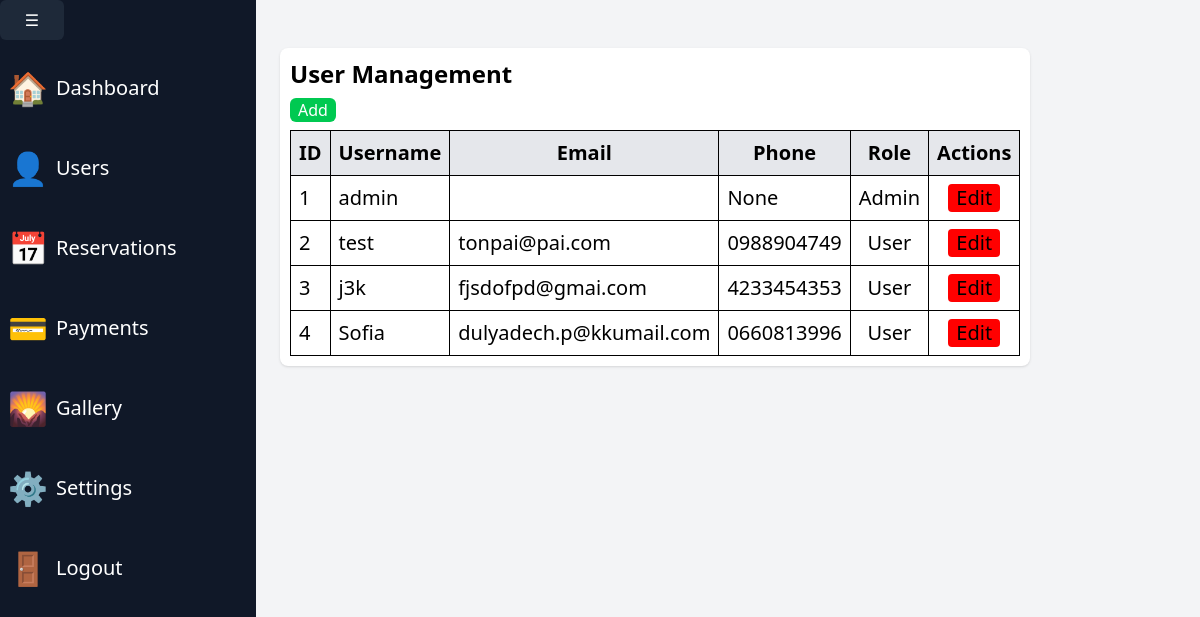
The app's page /admin-custom/user/ (signed in), older data.
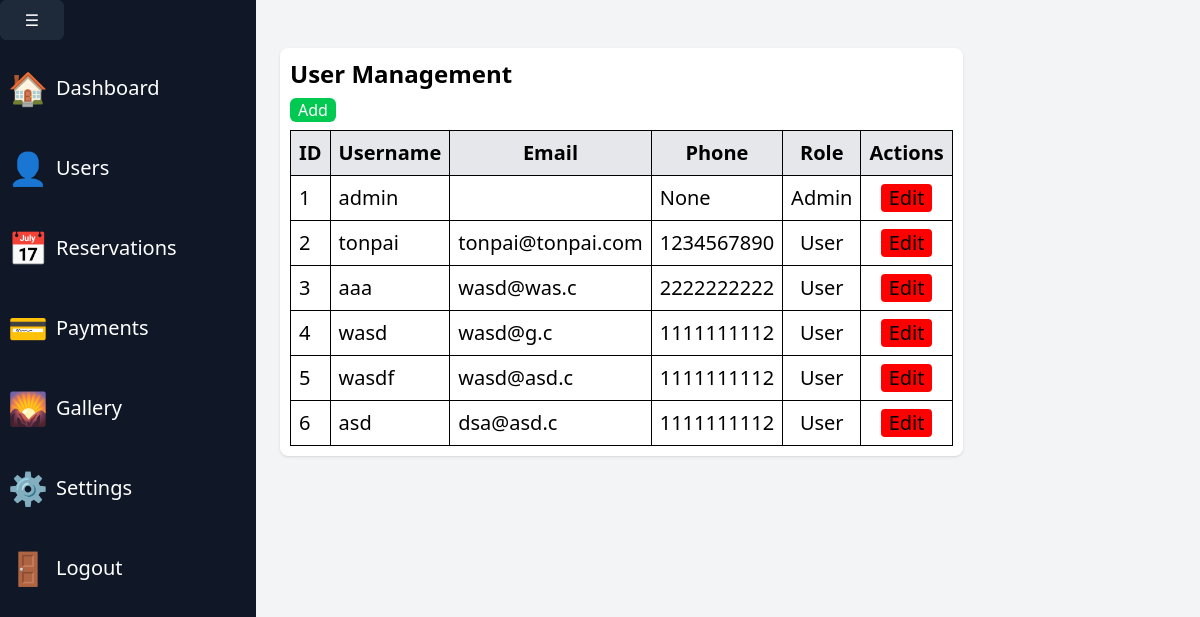
The same page, newer data.
### Useraccounts/models.py (models this page shows, shortened)
class CustomerUsers(AbstractUser):
    phone_number = models.CharField(max_length=10, blank=True, null=True)
    groups = models.ManyToManyField(
        'auth.Group',
        related_name='customer_users',
        blank=True,
        help_text='The groups this user belongs to.',
        verbose_name='groups',
    )
    user_permissions = models.ManyToManyField(
        'auth.Permission',
        related_name='customer_users',
        blank=True,
        help_text='Specific permissions for this user.',
        verbose_name='user permissions',
    )
    class Meta:
        verbose_name = 'Customer User'
        verbose_name_plural = 'Customer Users'

### LoginSystem/views/LoginViews.py (the view)
# urls.py: path('user/', LoginViews.admin_userManagement, name='admin_userManagement'),
def  admin_userManagement(request):
    logged_in = isSuperUser(request)
    if isinstance(logged_in, (HttpResponseForbidden, HttpResponseRedirect)):
        return logged_in  # Return the response immediately
    users = User.objects.all()  # Get all users
    context = {
        'logged_in': logged_in['loggedin'],
        'user': logged_in['user'],
        'users': users,  # Pass users to the template
        'field_sizes': ['Small', 'Medium', 'Large'],
    }
    return render(request, 'private/userManagement.html', context)

### LoginSystem/views/LoginViews.py (called while the page is built)
def check_login(request):
    return {
        'loggedin': request.user.is_authenticated,
        'user': request.user
    }

def isSuperUser(request):
    logged_in = check_login(request)
    if not logged_in['loggedin']:
        return redirect('login-th')
    if not logged_in['user'].is_superuser:
        return HttpResponseForbidden("You do not have permission to access this page.")  # 403 Forbidden
    return logged_in

### templates/private/userManagement.html (shortened to what this page needs)
{% extends 'private/base.html' %}
{% block content %}
<main class="flex-1 p-6">
    <div class="mt-6 bg-white p-4 rounded-lg shadow " style="padding: 10px;">
        <h2 class="text-2xl font-semibold">User Management</h2>
        <button onclick="addRow()" class="mt-2 mb-2 px-2 bg-green-500 text-white rounded-md" style="cursor: pointer;">Add</button>
        <table id="userTable" class="w-full border-collapse border border-gray-300" >
            <thead>
                <tr class="bg-gray-200">
                    <th class="border p-2 text-xl">ID</th>
                    <th class="border p-2 text-xl">Username</th>
                    <th class="border p-2 text-xl">Email</th>
                    <th class="border p-2 text-xl">Phone</th>
                    <th class="border p-2 text-xl">Role</th>
                    <th class="border p-2 text-xl">Actions</th>
                </tr>
            </thead>
            <tbody>
                {% for user in users %}
                <tr class="">
                    <td class="border p-2 text-xl">{{user.id}}</td>
                    <td class="border p-2 text-xl">
                        <span id="username-{{user.id}}">{{user.username}}</span>
                    </td>
                    <td class="border p-2 text-xl">
                        <span id="email-{{user.id}}">{{user.email}}</span>
                    </td>
                    <td class="border p-2 text-xl">
                        <span id="phoneNumber-{{user.id}}">{{user.phone_number}}</span>
                    </td>
                    <td class="border p-2 text-xl" style="text-align: center;">
                        <span id="role-{{user.id}}">
                            {% if user.is_superuser %}
                                Admin
                            {% else %}
                                User
                            {% endif %}
                        </span>
                    </td>
                    <td class="border p-2 text-xl" style="text-align: center;">
                        <button onclick="editRow({{ user.id }})" id="edit-btn-{{ user.id }}" class="px-2 rounded" style="background-color: red; cursor: pointer;">Edit</button>
                    </td>
                </tr>
                {% endfor %}
            </tbody>
        </table>
    </div>
</main>
{% endblock %}

### templates/private/base.html (shortened to what this page needs)
<!DOCTYPE html>
<html lang="en">
<head>
    {% load static %}
    <link rel="stylesheet" href="{% static 'output.css' %}">
</head>
<body style="background-color: #f3f4f6;">
    <div class="flex min-h-screen">
        <aside id="sidebar" class="sticky text-white w-64 p-4" style="background-color: #101828;width: 16rem;">
            <button onclick="toggleSidebar()" class="mb-4 p-2 rounded-md hover:bg-gray-700" style="background-color: #1e2939; cursor: pointer; width: 4rem;">
                ☰
            </button>
            <nav class="space-y-4">
                <a href="{% url 'admin_dashboard' %}" class="flex items-center gap-2 p-2 hover:bg-gray-700 rounded-md">
                    <span style="font-size: 2rem;">🏠</span> <span class="sidebarText text-xl" >Dashboard</span>
                </a>
                <a href="{% url 'admin_userManagement' %}" class="flex items-center gap-2 p-2 hover:bg-gray-700 rounded-md">
                    <span style="font-size: 2rem;">👤</span> <span class="sidebarText text-xl" >Users</span>
                </a>
                <a href="{% url 'admin_reservationManagement' %}" class="flex items-center gap-2 p-2 hover:bg-gray-700 rounded-md">
                    <span style="font-size: 2rem;">📅</span> <span class="sidebarText text-xl" >Reservations</span>
                </a>
                <a href="#" class="flex items-center gap-2 p-2 hover:bg-gray-700 rounded-md">
                    <span style="font-size: 2rem;">💳</span> <span class="sidebarText text-xl" >Payments</span>
                </a>
                <a href="{% url 'admin-gallery' %}" class="flex items-center gap-2 p-2 hover:bg-gray-700 rounded-md">
                    <span style="font-size: 2rem;">🌄</span> <span class="sidebarText text-xl" >Gallery</span>
                </a>
                <a href="#" class="flex items-center gap-2 p-2 hover:bg-gray-700 rounded-md">
                    <span style="font-size: 2rem;">⚙️</span> <span class="sidebarText text-xl" >Settings</span>
                </a>
                <a href="{% url 'home-th' %}" class="flex items-center gap-2 p-2 hover:bg-gray-700 rounded-md">
                    <span style="font-size: 2rem;">🚪</span> <span class="sidebarText text-xl" >Logout</span>
                </a>
            </nav>
        </aside>
        {% block content %}{% endblock %}
    </div>
</body>
</html>

Row changes from the older to the newer data that the page shows:
changed CustomerUsers id 2: username "test" → "tonpai"; email "tonpai@pai.com" → "tonpai@tonpai.com"; phone_number "0988904749" → "1234567890"
changed CustomerUsers id 3: username "j3k" → "aaa"; email "fjsdofpd@gmai.com" → "wasd@was.c"; phone_number "4233454353" → "2222222222"
changed CustomerUsers id 4: username "Sofia" → "wasd"; email "dulyadech.p@kkumail.com" → "wasd@g.c"; phone_number "0660813996" → "1111111112"
added CustomerUsers: id "5", username "wasdf", email "wasd@asd.c", phone_number "1111111112", is_superuser "User"
added CustomerUsers: id "6", username "asd", email "dsa@asd.c", phone_number "1111111112", is_superuser "User"
